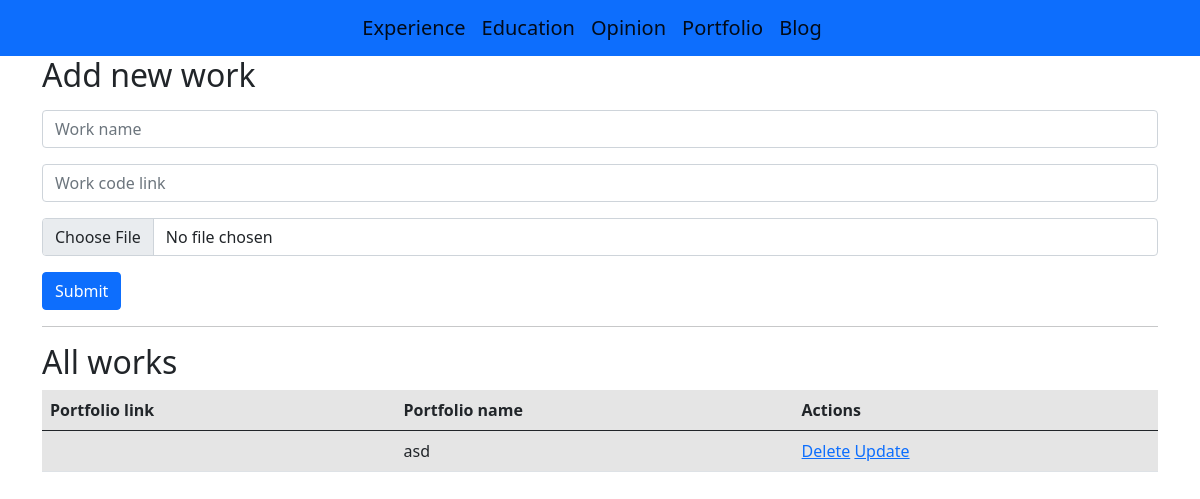
Before: /admin/portfolio with the older database file.
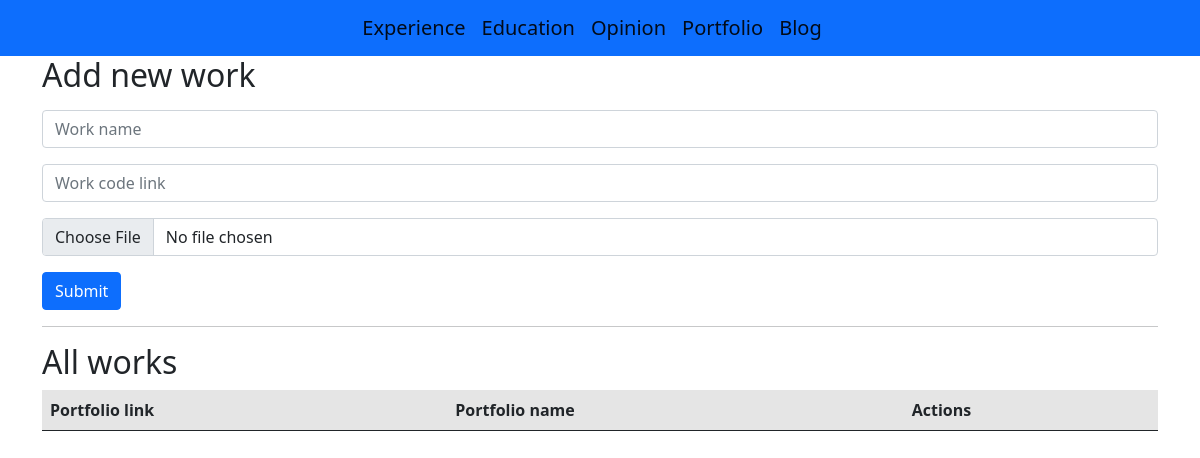
After: the same page with the newer database file.
### models.py (models this page shows)
class Portfolio(db.Model):
    id = db.Column(db.Integer, primary_key=True)
    portfolio_name = db.Column(db.String(50))
    portfolio_link = db.Column(db.String(100))
    portfolio_img = db.Column(db.String(200))

### app.py (the view, shortened to what this page needs)
@app.route("/admin/portfolio", methods=['GET', 'POST'])
def admin_portfolio():
    from models import Portfolio
    portfolio=Portfolio.query.all()
    return render_template('admin/portfolio.html', portfolio=portfolio)

### templates/admin/portfolio.html
{% extends "admin/base.html" %} {% block content %}
<h2>Add new work</h2>
<form action="/admin/portfolio" method="POST" enctype="multipart/form-data">
    <div class="mt-3">
        <input type="text" class="form-control" placeholder="Work name" name="work_name">
    </div>
    <div class="mt-3">
        <input type="text" class="form-control" placeholder="Work code link" name="work_link">
    </div>
    <div class="mt-3">
        <input type="file" class="form-control" placeholder="work image" name="work_img">
    </div>
    <button type="submit" class="btn btn-primary mt-3">Submit</button>
</form>
<hr>
<h2>All works</h2>
<table class="table table-active">
    <thead>
        <tr>
            <th scope="col">Portfolio link</th>
            <th scope="col">Portfolio name</th>
            <th scope="col">Actions</th>
        </tr>
    </thead>
    <tbody>
        {% for portfolio in portfolio %}
        <tr>
            <td>{{portfolio.portfolio_link}}</td>
            <td>{{portfolio.portfolio_name}}</td>
            <td>
                <a href="/admin/portfolio/delete/{{portfolio.id}}">Delete</a>
                <a href="/admin/portfolio/update/{{portfolio.id}}">Update</a>
            </td>
        </tr>
        {% endfor %}
    </tbody>
</table>
{% endblock %}

Changed rows visible on the page:
removed Portfolio: portfolio_name "asd"
